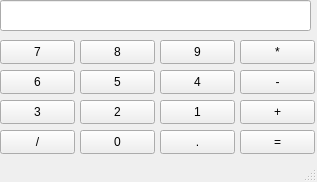
<?xml version="1.0" encoding="UTF-8"?>
<ui version="4.0">
 <class>MainWindow</class>
 <widget class="QMainWindow" name="MainWindow">
  <property name="geometry">
   <rect>
    <x>0</x>
    <y>0</y>
    <width>317</width>
    <height>182</height>
   </rect>
  </property>
  <property name="windowTitle">
   <string>MainWindow</string>
  </property>
  <widget class="QWidget" name="centralwidget">
   <widget class="QLineEdit" name="lineDisplay">
    <property name="geometry">
     <rect>
      <x>0</x>
      <y>0</y>
      <width>311</width>
      <height>31</height>
     </rect>
    </property>
   </widget>
   <widget class="QPushButton" name="pushButton7">
    <property name="geometry">
     <rect>
      <x>0</x>
      <y>40</y>
      <width>75</width>
      <height>24</height>
     </rect>
    </property>
    <property name="text">
     <string>7</string>
    </property>
   </widget>
   <widget class="QPushButton" name="pushButton8">
    <property name="geometry">
     <rect>
      <x>80</x>
      <y>40</y>
      <width>75</width>
      <height>24</height>
     </rect>
    </property>
    <property name="text">
     <string>8</string>
    </property>
   </widget>
   <widget class="QPushButton" name="pushButton9">
    <property name="geometry">
     <rect>
      <x>160</x>
      <y>40</y>
      <width>75</width>
      <height>24</height>
     </rect>
    </property>
    <property name="text">
     <string>9</string>
    </property>
   </widget>
   <widget class="QPushButton" name="pushButtonMultiply">
    <property name="geometry">
     <rect>
      <x>240</x>
      <y>40</y>
      <width>75</width>
      <height>24</height>
     </rect>
    </property>
    <property name="text">
     <string>*</string>
    </property>
   </widget>
   <widget class="QPushButton" name="pushButtonMinus">
    <property name="geometry">
     <rect>
      <x>240</x>
      <y>70</y>
      <width>75</width>
      <height>24</height>
     </rect>
    </property>
    <property name="text">
     <string>-</string>
    </property>
   </widget>
   <widget class="QPushButton" name="pushButton5">
    <property name="geometry">
     <rect>
      <x>80</x>
      <y>70</y>
      <width>75</width>
      <height>24</height>
     </rect>
    </property>
    <property name="text">
     <string>5</string>
    </property>
   </widget>
   <widget class="QPushButton" name="pushButton6">
    <property name="geometry">
     <rect>
      <x>0</x>
      <y>70</y>
      <width>75</width>
      <height>24</height>
     </rect>
    </property>
    <property name="text">
     <string>6</string>
    </property>
   </widget>
   <widget class="QPushButton" name="pushButton4">
    <property name="geometry">
     <rect>
      <x>160</x>
      <y>70</y>
      <width>75</width>
      <height>24</height>
     </rect>
    </property>
    <property name="text">
     <string>4</string>
    </property>
   </widget>
   <widget class="QPushButton" name="pushButtonPlus">
    <property name="geometry">
     <rect>
      <x>240</x>
      <y>100</y>
      <width>75</width>
      <height>24</height>
     </rect>
    </property>
    <property name="text">
     <string>+</string>
    </property>
   </widget>
   <widget class="QPushButton" name="pushButton2">
    <property name="geometry">
     <rect>
      <x>80</x>
      <y>100</y>
      <width>75</width>
      <height>24</height>
     </rect>
    </property>
    <property name="text">
     <string>2</string>
    </property>
   </widget>
   <widget class="QPushButton" name="pushButton3">
    <property name="geometry">
     <rect>
      <x>0</x>
      <y>100</y>
      <width>75</width>
      <height>24</height>
     </rect>
    </property>
    <property name="text">
     <string>3</string>
    </property>
   </widget>
   <widget class="QPushButton" name="pushButton1">
    <property name="geometry">
     <rect>
      <x>160</x>
      <y>100</y>
      <width>75</width>
      <height>24</height>
     </rect>
    </property>
    <property name="text">
     <string>1</string>
    </property>
   </widget>
   <widget class="QPushButton" name="pushButtonEqual">
    <property name="geometry">
     <rect>
      <x>240</x>
      <y>130</y>
      <width>75</width>
      <height>24</height>
     </rect>
    </property>
    <property name="text">
     <string>=</string>
    </property>
   </widget>
   <widget class="QPushButton" name="pushButton0">
    <property name="geometry">
     <rect>
      <x>80</x>
      <y>130</y>
      <width>75</width>
      <height>24</height>
     </rect>
    </property>
    <property name="text">
     <string>0</string>
    </property>
   </widget>
   <widget class="QPushButton" name="pushButtonDevide">
    <property name="geometry">
     <rect>
      <x>0</x>
      <y>130</y>
      <width>75</width>
      <height>24</height>
     </rect>
    </property>
    <property name="text">
     <string>/</string>
    </property>
   </widget>
   <widget class="QPushButton" name="pushButtonComma">
    <property name="geometry">
     <rect>
      <x>160</x>
      <y>130</y>
      <width>75</width>
      <height>24</height>
     </rect>
    </property>
    <property name="text">
     <string>.</string>
    </property>
   </widget>
  </widget>
  <widget class="QStatusBar" name="statusbar"/>
 </widget>
 <resources/>
 <connections/>
</ui>
